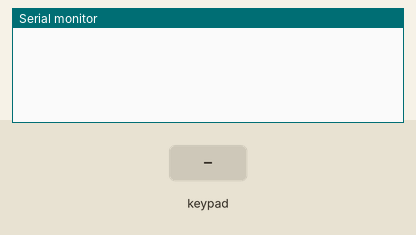
This sketch was run on a simulated Arduino Uno, built with avr-gcc and run on an emulated ATmega328P. Parts: the last lines printed to the serial monitor. The test bench sets the inputs (shaded band).

Above: at 1.2 s.
1.3 s: key '1' pressed
At 1.9 s:
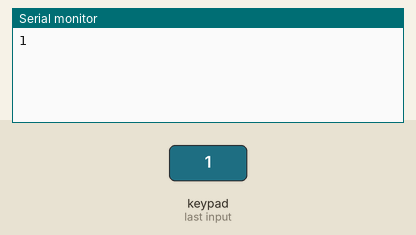
2.8 s: keypad keys 7 8 9 1 0 # pressed 0.4 s apart
At 5.7 s:
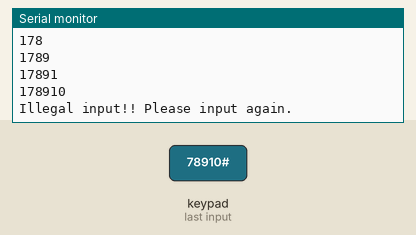
6.7 s: key 'A' pressed
At 7.2 s:
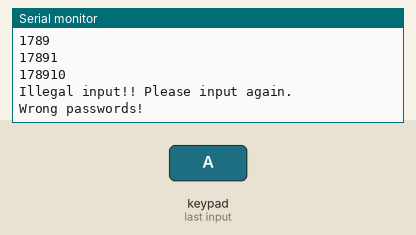
8.2 s: keypad keys 7 8 9 1 0 pressed 0.4 s apart
At 10.6 s:
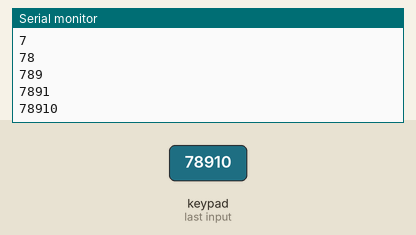
Timing chart, 0 to 12.1 s (numbered marks = the images above; inputs shaded):
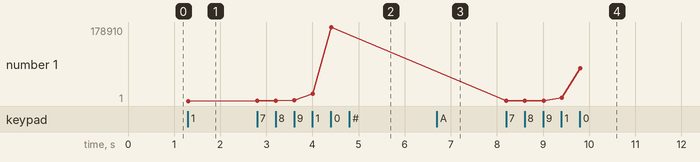

Measured:
- after the input at 1.3 s, the serial monitor: prints a new line at once (image 1)
- after the input at 2.8 s, the serial monitor: prints a new line at once (image 2)
- after the input at 6.7 s, the serial monitor: prints a new line at once (image 3)
- after the input at 8.2 s, the serial monitor: prints a new line at once (image 4)
- plotted number 1: 1 → 178910 after the input at 2.8 s, 178910 → 78910 after the input at 8.2 s

The sketch:

Lab2-1.ino
```cpp
#include <Keypad.h>   //引用Keypad函式庫
#include <Password.h> //引用Password函式庫
#define KEY_ROWS 4    //按鍵模組的列數
#define KEY_COLS 4    //按鍵模組的行數

//Keypad設定
const byte colPins[4] = {7, 8, 9, 10};
const byte rowPins[4] = {3, 4, 5, 6};
const char keymap[KEY_ROWS][KEY_COLS] = { {'1','2','3','A'},
                                          {'4','5','6','B'},
                                          {'7','8','9','C'},
                                          {'*','0','#','D'} };
Keypad myKeypad = Keypad(makeKeymap(keymap),rowPins,colPins,KEY_ROWS,KEY_COLS);

//全域變數設定
Password password = Password("1998111819981118");
String buffer = "";

void setup()
{
  Serial.begin(9600);
  for( int i=0; i<4; i++)
  {
    pinMode(colPins[i], INPUT);
    pinMode(rowPins[i], INPUT);
  }
}

void loop()
{
//輸入答案
  char key = myKeypad.getKey();
  if(key)//若有按鍵按下則顯示按下的字元
  {
    if(key >= 48 && key <= 57)
    {
      buffer = buffer + key;
      Serial.println(buffer);
    }
    else if(key != 'A')
    {
      Serial.println("Illegal input!! Please input again.");
      Serial.println("");
      buffer = "";
    }
    //判斷答案正確性
    if(key == 'A')
    {
      True_OR_False(buffer.length());
      buffer = "";
    }
  }
}

void True_OR_False(int buffer_index)
{
  for(int i=0; i<buffer_index; i++) password.append(buffer[i]);

  if( password.evaluate()==1 )
  {
    Serial.println("Unlock!");
    /* Do something */
  }
  else if( password.evaluate()==0 )
  {
    Serial.println("Wrong passwords!");
  }
  password.reset();
}
```
